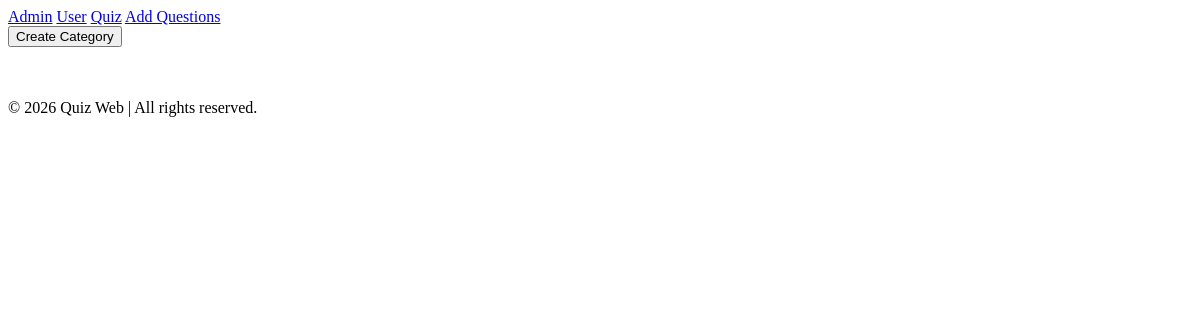
The app's page /, older data.
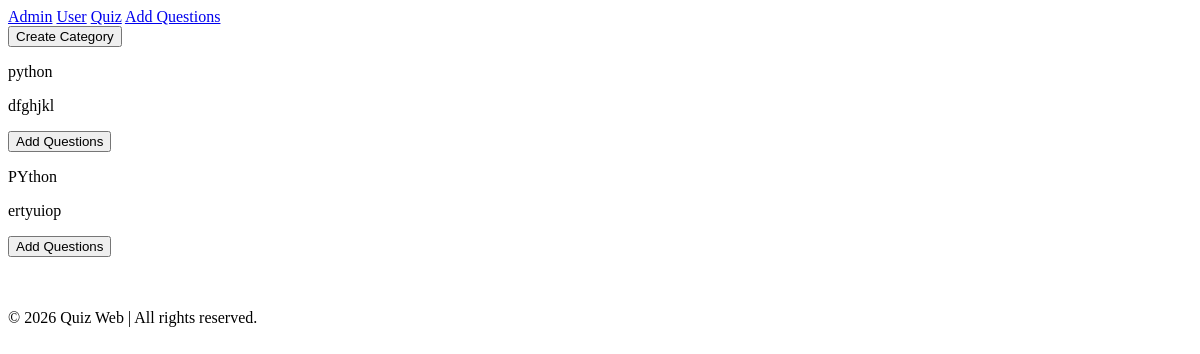
The same page, newer data.
### App/models.py (models this page shows, shortened)
class AddCategory(models.Model):
    CategoryName = models.CharField(max_length=100,unique=True,default='python')
    CategoryDescription = models.TextField(default="This is a computer programming language")

### App/views.py (the view, shortened to what this page needs)
# urls.py: path('',views.Admin,name='Admin'),
def Admin(request):
    CatNameDes = AddCategory.objects.all()
    return render(request,'Admin.html',{
        'NamesDes' : CatNameDes
    })

### App/templates/Admin.html (shortened to what this page needs)
{% load static %}
<!DOCTYPE html>
<html lang="en">
<head>
</head>
<body>
    <nav>
        <a href="{% url 'Admin' %}">Admin</a>
        <a href="{% url 'User' %}">User</a>
        <a href="{% url 'TakeQuiz' %}">Quiz</a>
        <a href="{% url 'AddQst' %}?category=General">Add Questions</a>
    </nav>
    <button type="submit" value="addcategory" onclick="CreateCategory()">Create Category</button>
    <div id="CategoriesList">
        {% for i in NamesDes %}
        <div id="CatBox">
            <p>{{ i.CategoryName }}</p>
            <p>{{ i.CategoryDescription }}</p>
            <a href="{% url 'AddQst' %}?category={{ i.CategoryName }}">
                <button type="button">Add Questions</button>
            </a>
        </div>
        {% endfor %}
    </div>
    <br><br>
    <marquee behavior="" direction="left">
        <footer>
            <p>&copy; 2026 Quiz Web | All rights reserved.</p>
        </footer>
    </marquee>
</body>
</html>

Row changes from the older to the newer data that the page shows:
added AddCategory: CategoryName "python", CategoryDescription "dfghjkl"
added AddCategory: CategoryName "PYthon", CategoryDescription "ertyuiop"
